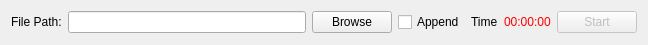
<?xml version="1.0" encoding="UTF-8"?>
<ui version="4.0">
 <class>LoggerWidget</class>
 <widget class="QWidget" name="LoggerWidget">
  <property name="geometry">
   <rect>
    <x>0</x>
    <y>0</y>
    <width>648</width>
    <height>45</height>
   </rect>
  </property>
  <property name="windowTitle">
   <string>Form</string>
  </property>
  <layout class="QGridLayout" name="gridLayout">
   <item row="0" column="0">
    <widget class="QLabel" name="label">
     <property name="text">
      <string>File Path:</string>
     </property>
    </widget>
   </item>
   <item row="0" column="1">
    <widget class="QLineEdit" name="filePathLineEdit"/>
   </item>
   <item row="0" column="2">
    <widget class="QPushButton" name="browsePushButton">
     <property name="text">
      <string>Browse</string>
     </property>
    </widget>
   </item>
   <item row="0" column="3">
    <widget class="QCheckBox" name="appendCheckBox">
     <property name="text">
      <string>Append</string>
     </property>
    </widget>
   </item>
   <item row="0" column="4">
    <widget class="QLabel" name="label_2">
     <property name="text">
      <string>Time</string>
     </property>
    </widget>
   </item>
   <item row="0" column="5">
    <widget class="QLabel" name="timeLabel">
     <property name="text">
      <string>&lt;font color=red&gt;00:00:00&lt;/font&gt;</string>
     </property>
    </widget>
   </item>
   <item row="0" column="6">
    <widget class="QPushButton" name="startPushButton">
     <property name="enabled">
      <bool>false</bool>
     </property>
     <property name="text">
      <string>Start</string>
     </property>
     <property name="checkable">
      <bool>false</bool>
     </property>
     <property name="checked">
      <bool>false</bool>
     </property>
    </widget>
   </item>
  </layout>
 </widget>
 <tabstops>
  <tabstop>filePathLineEdit</tabstop>
  <tabstop>browsePushButton</tabstop>
  <tabstop>appendCheckBox</tabstop>
  <tabstop>startPushButton</tabstop>
 </tabstops>
 <resources/>
 <connections/>
</ui>
